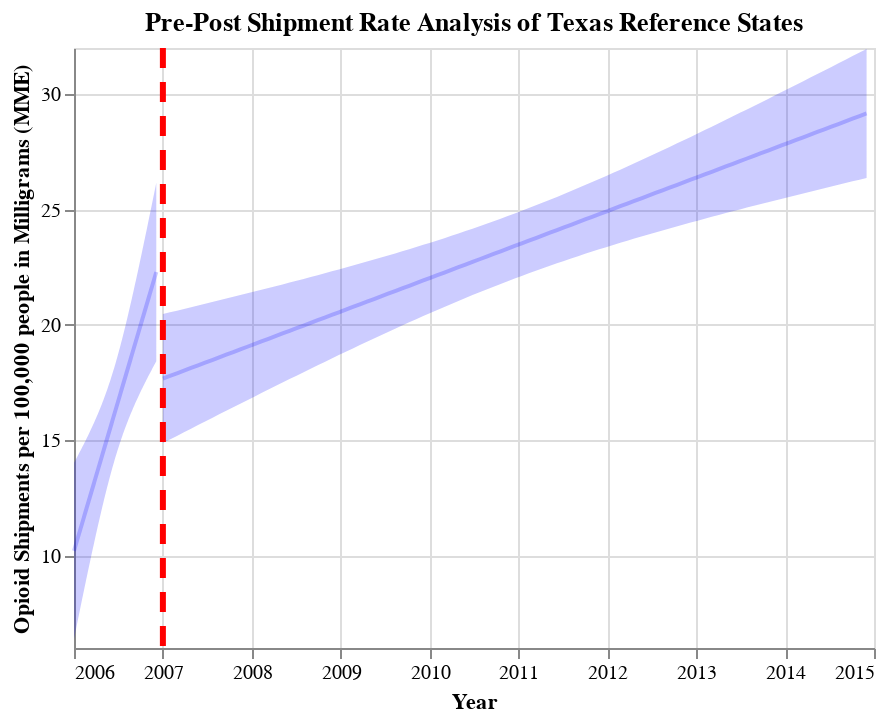

Source (notebook cell):
### Code cell
## Generate Pre-Post Graphs for WA reference states
fit, reg_chart_pre_TX_ref = get_reg_fit_TX_ref(
    ship_data_TX_ref_subset_grouped_pre, 
    yvar="MME_Rate", 
    xvar="YEAR_AND_MONTH_DATE", 
    alpha=0.05
)

fit, reg_chart_post_TX_ref = get_reg_fit_TX_ref(
    ship_data_TX_ref_subset_grouped_post, 
    yvar="MME_Rate", 
    xvar="YEAR_AND_MONTH_DATE", 
    alpha=0.05
)

## Create line post-policy implementation
line_2007 = alt.Chart(pd.DataFrame({'x': [2007]})).mark_rule(strokeDash=[10, 7], color = "red", strokeWidth=3).encode(x='x')

## Generate final pre-post graph for WA reference states
pre_post_TX_ref = reg_chart_pre_TX_ref + reg_chart_post_TX_ref + line_2007
pre_post_TX_ref.properties(title="Pre-Post Shipment Rate Analysis of Texas Reference States")

### Figure 1 — Vega-Lite specification as saved in the notebook (floating-point values rounded to 4 significant figures)
{"config": {"view": {"continuousWidth": 400, "continuousHeight": 300}}, "layer": [{"mark": {"type": "errorband", "color": "blue", "opacity": 0.2}, "encoding": {"x": {"field": "YEAR_AND_MONTH_DATE", "type": "quantitative"}, "y": {"field": "ci_low", "title": "", "type": "quantitative"}, "y2": {"field": "ci_high"}}}, {"mark": {"type": "line", "color": "blue", "opacity": 0.2}, "encoding": {"x": {"axis": {"format": "T", "title": "Year"}, "field": "YEAR_AND_MONTH_DATE", "scale": {"zero": false}, "type": "quantitative"}, "y": {"field": "MME_Rate", "scale": {"zero": false}, "title": "Opioid Shipments per 100,000 people in Milligrams (MME)", "type": "quantitative"}}}, {"layer": [{"mark": {"type": "errorband", "color": "blue", "opacity": 0.2}, "encoding": {"x": {"field": "YEAR_AND_MONTH_DATE", "type": "quantitative"}, "y": {"field": "ci_low", "title": "", "type": "quantitative"}, "y2": {"field": "ci_high"}}}, {"mark": {"type": "line", "color": "blue", "opacity": 0.2}, "encoding": {"x": {"axis": {"format": "T", "title": "Year"}, "field": "YEAR_AND_MONTH_DATE", "scale": {"zero": false}, "type": "quantitative"}, "y": {"field": "MME_Rate", "scale": {"zero": false}, "title": "Opioid Shipments per 100,000 people in Milligrams (MME)", "type": "quantitative"}}}], "data": {"name": "data-36fffa4b61698396971de2eb46280b07"}}, {"data": {"name": "data-d625a43cca235c1e9ceabc0e922fc9ef"}, "mark": {"type": "rule", "color": "red", "strokeDash": [10, 7], "strokeWidth": 3}, "encoding": {"x": {"field": "x", "type": "quantitative"}}}], "data": {"name": "data-aad9e2892a5b29f36ee6aaea2aef35c9"}, "title": "Pre-Post Shipment Rate Analysis of Texas Reference States", "$schema": "https://vega.github.io/schema/vega-lite/v4.17.0.json", "datasets": {"data-aad9e2892a5b29f36ee6aaea2aef35c9": [{"YEAR_AND_MONTH_DATE": 2006.0, "MME_Rate": 10.21, "ci_low": 6.394, "ci_high": 14.03}, {"YEAR_AND_MONTH_DATE": 2006.0, "MME_Rate": 10.33, "ci_low": 6.568, "ci_high": 14.09}, {"YEAR_AND_MONTH_DATE": 2006.0, "MME_Rate": 10.45, "ci_low": 6.742, "ci_high": 14.16}, {"YEAR_AND_MONTH_DATE": 2006.0, "MME_Rate": 10.57, "ci_low": 6.915, "ci_high": 14.22}, {"YEAR_AND_MONTH_DATE": 2006.0, "MME_Rate": 10.69, "ci_low": 7.089, "ci_high": 14.29}, {"YEAR_AND_MONTH_DATE": 2006.0, "MME_Rate": 10.81, "ci_low": 7.261, "ci_high": 14.36}, {"YEAR_AND_MONTH_DATE": 2006.0, "MME_Rate": 10.93, "ci_low": 7.434, "ci_high": 14.42}, {"YEAR_AND_MONTH_DATE": 2006.0, "MME_Rate": 11.05, "ci_low": 7.606, "ci_high": 14.49}, {"YEAR_AND_MONTH_DATE": 2006.0, "MME_Rate": 11.17, "ci_low": 7.778, "ci_high": 14.56}, {"YEAR_AND_MONTH_DATE": 2006.0, "MME_Rate": 11.29, "ci_low": 7.949, "ci_high": 14.63}, {"YEAR_AND_MONTH_DATE": 2006.0, "MME_Rate": 11.41, "ci_low": 8.12, "ci_high": 14.7}, {"YEAR_AND_MONTH_DATE": 2006.0, "MME_Rate": 11.53, "ci_low": 8.29, "ci_high": 14.76}, {"YEAR_AND_MONTH_DATE": 2006.0, "MME_Rate": 11.65, "ci_low": 8.46, "ci_high": 14.83}, {"YEAR_AND_MONTH_DATE": 2006.0, "MME_Rate": 11.77, "ci_low": 8.629, "ci_high": 14.9}, {"YEAR_AND_MONTH_DATE": 2006.0, "MME_Rate": 11.89, "ci_low": 8.798, "ci_high": 14.97}, {"YEAR_AND_MONTH_DATE": 2006.0, "MME_Rate": 12.01, "ci_low": 8.966, "ci_high": 15.05}, {"YEAR_AND_MONTH_DATE": 2006.0, "MME_Rate": 12.13, "ci_low": 9.133, "ci_high": 15.12}, {"YEAR_AND_MONTH_DATE": 2006.0, "MME_Rate": 12.24, "ci_low": 9.3, "ci_high": 15.19}, {"YEAR_AND_MONTH_DATE": 2006.0, "MME_Rate": 12.36, "ci_low": 9.466, "ci_high": 15.26}, {"YEAR_AND_MONTH_DATE": 2006.0, "MME_Rate": 12.48, "ci_low": 9.632, "ci_high": 15.34}, {"YEAR_AND_MONTH_DATE": 2006.0, "MME_Rate": 12.6, "ci_low": 9.796, "ci_high": 15.41}, {"YEAR_AND_MONTH_DATE": 2006.0, "MME_Rate": 12.72, "ci_low": 9.96, "ci_high": 15.49}, {"YEAR_AND_MONTH_DATE": 2006.0, "MME_Rate": 12.84, "ci_low": 10.12, "ci_high": 15.56}, {"YEAR_AND_MONTH_DATE": 2006.0, "MME_Rate": 12.96, "ci_low": 10.29, "ci_high": 15.64}, {"YEAR_AND_MONTH_DATE": 2006.0, "MME_Rate": 13.08, "ci_low": 10.45, "ci_high": 15.72}, {"YEAR_AND_MONTH_DATE": 2006.0, "MME_Rate": 13.2, "ci_low": 10.61, "ci_high": 15.8}, {"YEAR_AND_MONTH_DATE": 2006.0, "MME_Rate": 13.32, "ci_low": 10.77, "ci_high": 15.88}, {"YEAR_AND_MONTH_DATE": 2006.0, "MME_Rate": 13.44, "ci_low": 10.93, "ci_high": 15.96}, {"YEAR_AND_MONTH_DATE": 2006.0, "MME_Rate": 13.56, "ci_low": 11.08, "ci_high": 16.04}, {"YEAR_AND_MONTH_DATE": 2006.0, "MME_Rate": 13.68, "ci_low": 11.24, "ci_high": 16.12}, {"YEAR_AND_MONTH_DATE": 2006.0, "MME_Rate": 13.8, "ci_low": 11.39, "ci_high": 16.21}, {"YEAR_AND_MONTH_DATE": 2006.0, "MME_Rate": 13.92, "ci_low": 11.55, "ci_high": 16.29}, {"YEAR_AND_MONTH_DATE": 2006.0, "MME_Rate": 14.04, "ci_low": 11.7, "ci_high": 16.38}, {"YEAR_AND_MONTH_DATE": 2006.0, "MME_Rate": 14.16, "ci_low": 11.85, "ci_high": 16.47}, {"YEAR_AND_MONTH_DATE": 2006.0, "MME_Rate": 14.28, "ci_low": 12.0, "ci_high": 16.56}, {"YEAR_AND_MONTH_DATE": 2006.0, "MME_Rate": 14.4, "ci_low": 12.15, "ci_high": 16.65}, {"YEAR_AND_MONTH_DATE": 2006.0, "MME_Rate": 14.52, "ci_low": 12.3, "ci_high": 16.74}, {"YEAR_AND_MONTH_DATE": 2006.0, "MME_Rate": 14.64, "ci_low": 12.44, "ci_high": 16.83}, {"YEAR_AND_MONTH_DATE": 2006.0, "MME_Rate": 14.76, "ci_low": 12.58, "ci_high": 16.93}, {"YEAR_AND_MONTH_DATE": 2006.0, "MME_Rate": 14.88, "ci_low": 12.73, "ci_high": 17.03}, {"YEAR_AND_MONTH_DATE": 2006.0, "MME_Rate": 15.0, "ci_low": 12.87, "ci_high": 17.13}, {"YEAR_AND_MONTH_DATE": 2006.0, "MME_Rate": 15.12, "ci_low": 13.01, "ci_high": 17.23}, {"YEAR_AND_MONTH_DATE": 2006.0, "MME_Rate": 15.24, "ci_low": 13.14, "ci_high": 17.33}, {"YEAR_AND_MONTH_DATE": 2006.0, "MME_Rate": 15.36, "ci_low": 13.28, "ci_high": 17.43}, {"YEAR_AND_MONTH_DATE": 2006.0, "MME_Rate": 15.48, "ci_low": 13.41, "ci_high": 17.54}, {"YEAR_AND_MONTH_DATE": 2006.0, "MME_Rate": 15.59, "ci_low": 13.54, "ci_high": 17.65}, {"YEAR_AND_MONTH_DATE": 2006.0, "MME_Rate": 15.71, "ci_low": 13.67, "ci_high": 17.76}, {"YEAR_AND_MONTH_DATE": 2006.0, "MME_Rate": 15.83, "ci_low": 13.8, "ci_high": 17.87}, {"YEAR_AND_MONTH_DATE": 2006.0, "MME_Rate": 15.95, "ci_low": 13.92, "ci_high": 17.99}, {"YEAR_AND_MONTH_DATE": 2006.0, "MME_Rate": 16.07, "ci_low": 14.04, "ci_high": 18.1}, {"YEAR_AND_MONTH_DATE": 2006.0, "MME_Rate": 16.19, "ci_low": 14.16, "ci_high": 18.22}, {"YEAR_AND_MONTH_DATE": 2006.0, "MME_Rate": 16.31, "ci_low": 14.28, "ci_high": 18.34}, {"YEAR_AND_MONTH_DATE": 2006.0, "MME_Rate": 16.43, "ci_low": 14.4, "ci_high": 18.47}, {"YEAR_AND_MONTH_DATE": 2006.0, "MME_Rate": 16.55, "ci_low": 14.51, "ci_high": 18.59}, {"YEAR_AND_MONTH_DATE": 2006.0, "MME_Rate": 16.67, "ci_low": 14.63, "ci_high": 18.72}, {"YEAR_AND_MONTH_DATE": 2007.0, "MME_Rate": 16.79, "ci_low": 14.74, "ci_high": 18.85}, {"YEAR_AND_MONTH_DATE": 2007.0, "MME_Rate": 16.91, "ci_low": 14.84, "ci_high": 18.98}, {"YEAR_AND_MONTH_DATE": 2007.0, "MME_Rate": 17.03, "ci_low": 14.95, "ci_high": 19.11}, {"YEAR_AND_MONTH_DATE": 2007.0, "MME_Rate": 17.15, "ci_low": 15.06, "ci_high": 19.24}, {"YEAR_AND_MONTH_DATE": 2007.0, "MME_Rate": 17.27, "ci_low": 15.16, "ci_high": 19.38}, {"YEAR_AND_MONTH_DATE": 2007.0, "MME_Rate": 17.39, "ci_low": 15.26, "ci_high": 19.52}, {"YEAR_AND_MONTH_DATE": 2007.0, "MME_Rate": 17.51, "ci_low": 15.36, "ci_high": 19.66}, {"YEAR_AND_MONTH_DATE": 2007.0, "MME_Rate": 17.63, "ci_low": 15.46, "ci_high": 19.8}, {"YEAR_AND_MONTH_DATE": 2007.0, "MME_Rate": 17.75, "ci_low": 15.55, "ci_high": 19.95}, {"YEAR_AND_MONTH_DATE": 2007.0, "MME_Rate": 17.87, "ci_low": 15.65, "ci_high": 20.09}, {"YEAR_AND_MONTH_DATE": 2007.0, "MME_Rate": 17.99, "ci_low": 15.74, "ci_high": 20.24}, {"YEAR_AND_MONTH_DATE": 2007.0, "MME_Rate": 18.11, "ci_low": 15.83, "ci_high": 20.39}, {"YEAR_AND_MONTH_DATE": 2007.0, "MME_Rate": 18.23, "ci_low": 15.92, "ci_high": 20.54}, {"YEAR_AND_MONTH_DATE": 2007.0, "MME_Rate": 18.35, "ci_low": 16.01, "ci_high": 20.69}, {"YEAR_AND_MONTH_DATE": 2007.0, "MME_Rate": 18.47, "ci_low": 16.09, "ci_high": 20.84}, {"YEAR_AND_MONTH_DATE": 2007.0, "MME_Rate": 18.59, "ci_low": 16.18, "ci_high": 20.99}, {"YEAR_AND_MONTH_DATE": 2007.0, "MME_Rate": 18.71, "ci_low": 16.26, "ci_high": 21.15}, {"YEAR_AND_MONTH_DATE": 2007.0, "MME_Rate": 18.83, "ci_low": 16.35, "ci_high": 21.3}, {"YEAR_AND_MONTH_DATE": 2007.0, "MME_Rate": 18.94, "ci_low": 16.43, "ci_high": 21.46}, {"YEAR_AND_MONTH_DATE": 2007.0, "MME_Rate": 19.06, "ci_low": 16.51, "ci_high": 21.62}, {"YEAR_AND_MONTH_DATE": 2007.0, "MME_Rate": 19.18, "ci_low": 16.59, "ci_high": 21.78}, {"YEAR_AND_MONTH_DATE": 2007.0, "MME_Rate": 19.3, "ci_low": 16.67, "ci_high": 21.94}, {"YEAR_AND_MONTH_DATE": 2007.0, "MME_Rate": 19.42, "ci_low": 16.75, "ci_high": 22.1}, {"YEAR_AND_MONTH_DATE": 2007.0, "MME_Rate": 19.54, "ci_low": 16.82, "ci_high": 22.26}, {"YEAR_AND_MONTH_DATE": 2007.0, "MME_Rate": 19.66, "ci_low": 16.9, "ci_high": 22.43}, {"YEAR_AND_MONTH_DATE": 2007.0, "MME_Rate": 19.78, "ci_low": 16.97, "ci_high": 22.59}, {"YEAR_AND_MONTH_DATE": 2007.0, "MME_Rate": 19.9, "ci_low": 17.05, "ci_high": 22.75}, {"YEAR_AND_MONTH_DATE": 2007.0, "MME_Rate": 20.02, "ci_low": 17.12, "ci_high": 22.92}, {"YEAR_AND_MONTH_DATE": 2007.0, "MME_Rate": 20.14, "ci_low": 17.2, "ci_high": 23.09}, {"YEAR_AND_MONTH_DATE": 2007.0, "MME_Rate": 20.26, "ci_low": 17.27, "ci_high": 23.25}, {"YEAR_AND_MONTH_DATE": 2007.0, "MME_Rate": 20.38, "ci_low": 17.34, "ci_high": 23.42}, {"YEAR_AND_MONTH_DATE": 2007.0, "MME_Rate": 20.5, "ci_low": 17.41, "ci_high": 23.59}, {"YEAR_AND_MONTH_DATE": 2007.0, "MME_Rate": 20.62, "ci_low": 17.48, "ci_high": 23.76}, {"YEAR_AND_MONTH_DATE": 2007.0, "MME_Rate": 20.74, "ci_low": 17.55, "ci_high": 23.93}, {"YEAR_AND_MONTH_DATE": 2007.0, "MME_Rate": 20.86, "ci_low": 17.62, "ci_high": 24.1}, {"YEAR_AND_MONTH_DATE": 2007.0, "MME_Rate": 20.98, "ci_low": 17.69, "ci_high": 24.27}, {"YEAR_AND_MONTH_DATE": 2007.0, "MME_Rate": 21.1, "ci_low": 17.76, "ci_high": 24.44}, {"YEAR_AND_MONTH_DATE": 2007.0, "MME_Rate": 21.22, "ci_low": 17.83, "ci_high": 24.61}, {"YEAR_AND_MONTH_DATE": 2007.0, "MME_Rate": 21.34, "ci_low": 17.9, "ci_high": 24.78}, {"YEAR_AND_MONTH_DATE": 2007.0, "MME_Rate": 21.46, "ci_low": 17.96, "ci_high": 24.95}, {"YEAR_AND_MONTH_DATE": 2007.0, "MME_Rate": 21.58, "ci_low": 18.03, "ci_high": 25.12}, {"YEAR_AND_MONTH_DATE": 2007.0, "MME_Rate": 21.7, "ci_low": 18.1, "ci_high": 25.3}, {"YEAR_AND_MONTH_DATE": 2007.0, "MME_Rate": 21.82, "ci_low": 18.16, "ci_high": 25.47}, {"YEAR_AND_MONTH_DATE": 2007.0, "MME_Rate": 21.94, "ci_low": 18.23, "ci_high": 25.64}, {"YEAR_AND_MONTH_DATE": 2007.0, "MME_Rate": 22.06, "ci_low": 18.29, "ci_high": 25.82}, {"YEAR_AND_MONTH_DATE": 2007.0, "MME_Rate": 22.18, "ci_low": 18.36, "ci_high": 25.99}, {"YEAR_AND_MONTH_DATE": 2007.0, "MME_Rate": 22.29, "ci_low": 18.42, "ci_high": 26.17}], "data-36fffa4b61698396971de2eb46280b07": [{"YEAR_AND_MONTH_DATE": 2007.0, "MME_Rate": 17.68, "ci_low": 14.88, "ci_high": 20.47}, {"YEAR_AND_MONTH_DATE": 2007.0, "MME_Rate": 17.79, "ci_low": 15.04, "ci_high": 20.55}, {"YEAR_AND_MONTH_DATE": 2007.0, "MME_Rate": 17.91, "ci_low": 15.19, "ci_high": 20.62}, {"YEAR_AND_MONTH_DATE": 2007.0, "MME_Rate": 18.02, "ci_low": 15.35, "ci_high": 20.69}, {"YEAR_AND_MONTH_DATE": 2007.0, "MME_Rate": 18.14, "ci_low": 15.5, "ci_high": 20.77}, {"YEAR_AND_MONTH_DATE": 2007.0, "MME_Rate": 18.25, "ci_low": 15.66, "ci_high": 20.84}, {"YEAR_AND_MONTH_DATE": 2007.0, "MME_Rate": 18.36, "ci_low": 15.81, "ci_high": 20.92}, {"YEAR_AND_MONTH_DATE": 2008.0, "MME_Rate": 18.48, "ci_low": 15.97, "ci_high": 20.99}, {"YEAR_AND_MONTH_DATE": 2008.0, "MME_Rate": 18.59, "ci_low": 16.12, "ci_high": 21.07}, {"YEAR_AND_MONTH_DATE": 2008.0, "MME_Rate": 18.71, "ci_low": 16.28, "ci_high": 21.14}, {"YEAR_AND_MONTH_DATE": 2008.0, "MME_Rate": 18.82, "ci_low": 16.43, "ci_high": 21.22}, {"YEAR_AND_MONTH_DATE": 2008.0, "MME_Rate": 18.94, "ci_low": 16.59, "ci_high": 21.29}, {"YEAR_AND_MONTH_DATE": 2008.0, "MME_Rate": 19.05, "ci_low": 16.74, "ci_high": 21.37}, {"YEAR_AND_MONTH_DATE": 2008.0, "MME_Rate": 19.17, "ci_low": 16.89, "ci_high": 21.45}, {"YEAR_AND_MONTH_DATE": 2008.0, "MME_Rate": 19.28, "ci_low": 17.05, "ci_high": 21.52}, {"YEAR_AND_MONTH_DATE": 2008.0, "MME_Rate": 19.4, "ci_low": 17.2, "ci_high": 21.6}, {"YEAR_AND_MONTH_DATE": 2008.0, "MME_Rate": 19.51, "ci_low": 17.35, "ci_high": 21.68}, {"YEAR_AND_MONTH_DATE": 2008.0, "MME_Rate": 19.63, "ci_low": 17.5, "ci_high": 21.76}, {"YEAR_AND_MONTH_DATE": 2008.0, "MME_Rate": 19.74, "ci_low": 17.65, "ci_high": 21.84}, {"YEAR_AND_MONTH_DATE": 2009.0, "MME_Rate": 19.86, "ci_low": 17.8, "ci_high": 21.92}, {"YEAR_AND_MONTH_DATE": 2009.0, "MME_Rate": 19.97, "ci_low": 17.95, "ci_high": 22.0}, {"YEAR_AND_MONTH_DATE": 2009.0, "MME_Rate": 20.09, "ci_low": 18.1, "ci_high": 22.08}, {"YEAR_AND_MONTH_DATE": 2009.0, "MME_Rate": 20.2, "ci_low": 18.25, "ci_high": 22.16}, {"YEAR_AND_MONTH_DATE": 2009.0, "MME_Rate": 20.32, "ci_low": 18.4, "ci_high": 22.24}, {"YEAR_AND_MONTH_DATE": 2009.0, "MME_Rate": 20.43, "ci_low": 18.55, "ci_high": 22.32}, {"YEAR_AND_MONTH_DATE": 2009.0, "MME_Rate": 20.55, "ci_low": 18.69, "ci_high": 22.4}, {"YEAR_AND_MONTH_DATE": 2009.0, "MME_Rate": 20.66, "ci_low": 18.84, "ci_high": 22.49}, {"YEAR_AND_MONTH_DATE": 2009.0, "MME_Rate": 20.78, "ci_low": 18.98, "ci_high": 22.57}, {"YEAR_AND_MONTH_DATE": 2009.0, "MME_Rate": 20.89, "ci_low": 19.13, "ci_high": 22.66}, {"YEAR_AND_MONTH_DATE": 2009.0, "MME_Rate": 21.01, "ci_low": 19.27, "ci_high": 22.74}, {"YEAR_AND_MONTH_DATE": 2009.0, "MME_Rate": 21.12, "ci_low": 19.41, "ci_high": 22.83}, {"YEAR_AND_MONTH_DATE": 2009.0, "MME_Rate": 21.24, "ci_low": 19.56, "ci_high": 22.92}, {"YEAR_AND_MONTH_DATE": 2010.0, "MME_Rate": 21.35, "ci_low": 19.7, "ci_high": 23.01}, {"YEAR_AND_MONTH_DATE": 2010.0, "MME_Rate": 21.47, "ci_low": 19.84, "ci_high": 23.1}, {"YEAR_AND_MONTH_DATE": 2010.0, "MME_Rate": 21.58, "ci_low": 19.97, "ci_high": 23.19}, {"YEAR_AND_MONTH_DATE": 2010.0, "MME_Rate": 21.7, "ci_low": 20.11, "ci_high": 23.28}, {"YEAR_AND_MONTH_DATE": 2010.0, "MME_Rate": 21.81, "ci_low": 20.25, "ci_high": 23.37}, {"YEAR_AND_MONTH_DATE": 2010.0, "MME_Rate": 21.93, "ci_low": 20.38, "ci_high": 23.47}, {"YEAR_AND_MONTH_DATE": 2010.0, "MME_Rate": 22.04, "ci_low": 20.52, "ci_high": 23.57}, {"YEAR_AND_MONTH_DATE": 2010.0, "MME_Rate": 22.16, "ci_low": 20.65, "ci_high": 23.66}, {"YEAR_AND_MONTH_DATE": 2010.0, "MME_Rate": 22.27, "ci_low": 20.78, "ci_high": 23.76}, {"YEAR_AND_MONTH_DATE": 2010.0, "MME_Rate": 22.39, "ci_low": 20.91, "ci_high": 23.86}, {"YEAR_AND_MONTH_DATE": 2010.0, "MME_Rate": 22.5, "ci_low": 21.04, "ci_high": 23.96}, {"YEAR_AND_MONTH_DATE": 2010.0, "MME_Rate": 22.62, "ci_low": 21.17, "ci_high": 24.07}, {"YEAR_AND_MONTH_DATE": 2010.0, "MME_Rate": 22.73, "ci_low": 21.29, "ci_high": 24.17}, {"YEAR_AND_MONTH_DATE": 2011.0, "MME_Rate": 22.85, "ci_low": 21.42, "ci_high": 24.28}, {"YEAR_AND_MONTH_DATE": 2011.0, "MME_Rate": 22.96, "ci_low": 21.54, "ci_high": 24.38}, {"YEAR_AND_MONTH_DATE": 2011.0, "MME_Rate": 23.08, "ci_low": 21.66, "ci_high": 24.49}, {"YEAR_AND_MONTH_DATE": 2011.0, "MME_Rate": 23.19, "ci_low": 21.78, "ci_high": 24.6}, {"YEAR_AND_MONTH_DATE": 2011.0, "MME_Rate": 23.31, "ci_low": 21.9, "ci_high": 24.72}, {"YEAR_AND_MONTH_DATE": 2011.0, "MME_Rate": 23.42, "ci_low": 22.01, "ci_high": 24.83}, {"YEAR_AND_MONTH_DATE": 2011.0, "MME_Rate": 23.54, "ci_low": 22.12, "ci_high": 24.95}, {"YEAR_AND_MONTH_DATE": 2011.0, "MME_Rate": 23.65, "ci_low": 22.24, "ci_high": 25.06}, {"YEAR_AND_MONTH_DATE": 2011.0, "MME_Rate": 23.76, "ci_low": 22.35, "ci_high": 25.18}, {"YEAR_AND_MONTH_DATE": 2011.0, "MME_Rate": 23.88, "ci_low": 22.46, "ci_high": 25.3}, {"YEAR_AND_MONTH_DATE": 2011.0, "MME_Rate": 23.99, "ci_low": 22.56, "ci_high": 25.42}, {"YEAR_AND_MONTH_DATE": 2011.0, "MME_Rate": 24.11, "ci_low": 22.67, "ci_high": 25.55}, {"YEAR_AND_MONTH_DATE": 2012.0, "MME_Rate": 24.22, "ci_low": 22.78, "ci_high": 25.67}, {"YEAR_AND_MONTH_DATE": 2012.0, "MME_Rate": 24.34, "ci_low": 22.88, "ci_high": 25.8}, {"YEAR_AND_MONTH_DATE": 2012.0, "MME_Rate": 24.45, "ci_low": 22.98, "ci_high": 25.93}, {"YEAR_AND_MONTH_DATE": 2012.0, "MME_Rate": 24.57, "ci_low": 23.08, "ci_high": 26.06}, {"YEAR_AND_MONTH_DATE": 2012.0, "MME_Rate": 24.68, "ci_low": 23.18, "ci_high": 26.19}, {"YEAR_AND_MONTH_DATE": 2012.0, "MME_Rate": 24.8, "ci_low": 23.28, "ci_high": 26.32}, {"YEAR_AND_MONTH_DATE": 2012.0, "MME_Rate": 24.91, "ci_low": 23.37, "ci_high": 26.46}, {"YEAR_AND_MONTH_DATE": 2012.0, "MME_Rate": 25.03, "ci_low": 23.47, "ci_high": 26.59}, {"YEAR_AND_MONTH_DATE": 2012.0, "MME_Rate": 25.14, "ci_low": 23.56, "ci_high": 26.73}, {"YEAR_AND_MONTH_DATE": 2012.0, "MME_Rate": 25.26, "ci_low": 23.65, "ci_high": 26.87}, {"YEAR_AND_MONTH_DATE": 2012.0, "MME_Rate": 25.37, "ci_low": 23.74, "ci_high": 27.0}, {"YEAR_AND_MONTH_DATE": 2012.0, "MME_Rate": 25.49, "ci_low": 23.83, "ci_high": 27.14}, {"YEAR_AND_MONTH_DATE": 2012.0, "MME_Rate": 25.6, "ci_low": 23.92, "ci_high": 27.29}, {"YEAR_AND_MONTH_DATE": 2013.0, "MME_Rate": 25.72, "ci_low": 24.01, "ci_high": 27.43}, {"YEAR_AND_MONTH_DATE": 2013.0, "MME_Rate": 25.83, "ci_low": 24.1, "ci_high": 27.57}, {"YEAR_AND_MONTH_DATE": 2013.0, "MME_Rate": 25.95, "ci_low": 24.18, "ci_high": 27.71}, {"YEAR_AND_MONTH_DATE": 2013.0, "MME_Rate": 26.06, "ci_low": 24.27, "ci_high": 27.86}, {"YEAR_AND_MONTH_DATE": 2013.0, "MME_Rate": 26.18, "ci_low": 24.35, "ci_high": 28.0}, {"YEAR_AND_MONTH_DATE": 2013.0, "MME_Rate": 26.29, "ci_low": 24.44, "ci_high": 28.15}, {"YEAR_AND_MONTH_DATE": 2013.0, "MME_Rate": 26.41, "ci_low": 24.52, "ci_high": 28.3}, {"YEAR_AND_MONTH_DATE": 2013.0, "MME_Rate": 26.52, "ci_low": 24.6, "ci_high": 28.44}, {"YEAR_AND_MONTH_DATE": 2013.0, "MME_Rate": 26.64, "ci_low": 24.68, "ci_high": 28.59}, {"YEAR_AND_MONTH_DATE": 2013.0, "MME_Rate": 26.75, "ci_low": 24.76, "ci_high": 28.74}, {"YEAR_AND_MONTH_DATE": 2013.0, "MME_Rate": 26.87, "ci_low": 24.85, "ci_high": 28.89}, {"YEAR_AND_MONTH_DATE": 2013.0, "MME_Rate": 26.98, "ci_low": 24.93, "ci_high": 29.04}, {"YEAR_AND_MONTH_DATE": 2013.0, "MME_Rate": 27.1, "ci_low": 25.0, "ci_high": 29.19}, {"YEAR_AND_MONTH_DATE": 2014.0, "MME_Rate": 27.21, "ci_low": 25.08, "ci_high": 29.34}, {"YEAR_AND_MONTH_DATE": 2014.0, "MME_Rate": 27.33, "ci_low": 25.16, "ci_high": 29.49}, {"YEAR_AND_MONTH_DATE": 2014.0, "MME_Rate": 27.44, "ci_low": 25.24, "ci_high": 29.64}, {"YEAR_AND_MONTH_DATE": 2014.0, "MME_Rate": 27.56, "ci_low": 25.32, "ci_high": 29.8}, {"YEAR_AND_MONTH_DATE": 2014.0, "MME_Rate": 27.67, "ci_low": 25.39, "ci_high": 29.95}, {"YEAR_AND_MONTH_DATE": 2014.0, "MME_Rate": 27.79, "ci_low": 25.47, "ci_high": 30.1}, {"YEAR_AND_MONTH_DATE": 2014.0, "MME_Rate": 27.9, "ci_low": 25.55, "ci_high": 30.25}, {"YEAR_AND_MONTH_DATE": 2014.0, "MME_Rate": 28.02, "ci_low": 25.62, "ci_high": 30.41}, {"YEAR_AND_MONTH_DATE": 2014.0, "MME_Rate": 28.13, "ci_low": 25.7, "ci_high": 30.56}, {"YEAR_AND_MONTH_DATE": 2014.0, "MME_Rate": 28.25, "ci_low": 25.78, "ci_high": 30.72}, {"YEAR_AND_MONTH_DATE": 2014.0, "MME_Rate": 28.36, "ci_low": 25.85, "ci_high": 30.87}, {"YEAR_AND_MONTH_DATE": 2014.0, "MME_Rate": 28.48, "ci_low": 25.93, "ci_high": 31.03}, {"YEAR_AND_MONTH_DATE": 2015.0, "MME_Rate": 28.59, "ci_low": 26.0, "ci_high": 31.18}, {"YEAR_AND_MONTH_DATE": 2015.0, "MME_Rate": 28.71, "ci_low": 26.07, "ci_high": 31.34}, {"YEAR_AND_MONTH_DATE": 2015.0, "MME_Rate": 28.82, "ci_low": 26.15, "ci_high": 31.49}, {"YEAR_AND_MONTH_DATE": 2015.0, "MME_Rate": 28.94, "ci_low": 26.22, "ci_high": 31.65}, {"YEAR_AND_MONTH_DATE": 2015.0, "MME_Rate": 29.05, "ci_low": 26.29, "ci_high": 31.81}, {"YEAR_AND_MONTH_DATE": 2015.0, "MME_Rate": 29.16, "ci_low": 26.37, "ci_high": 31.96}], "data-d625a43cca235c1e9ceabc0e922fc9ef": [{"x": 2007}]}}
